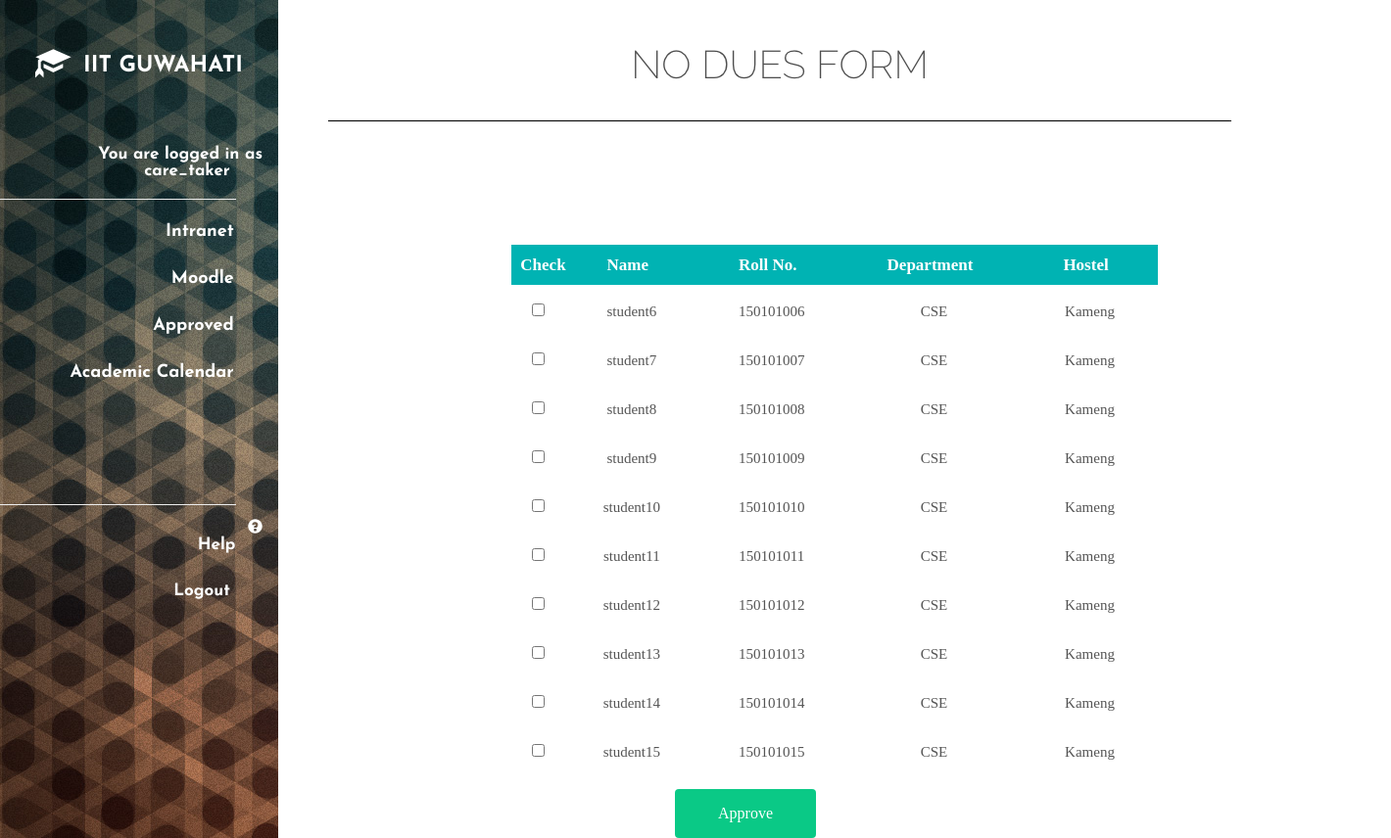
The app's page /login-form-shake-effect/login-form-shake-effect/care_taker.php (signed in) with its own data.
### tables this page shows
CREATE TABLE `student` (
  `serial` int(4) NOT NULL,
  `name` varchar(50) NOT NULL,
  `password` varchar(15) NOT NULL,
  `roll_num` int(9) NOT NULL,
  `department` varchar(4) NOT NULL,
  `hostel` varchar(10) NOT NULL,
  `warden` tinyint(1) NOT NULL DEFAULT '0',
  `care_taker` tinyint(1) NOT NULL DEFAULT '0',
  `gymkhana` tinyint(1) NOT NULL DEFAULT '0',
  `asst_register` tinyint(1) NOT NULL DEFAULT '0',
  `submit_thesis` tinyint(1) NOT NULL DEFAULT '0',
  `library` tinyint(1) NOT NULL DEFAULT '0',
  `cc_online_no_dues` tinyint(1) NOT NULL DEFAULT '0',
  `cc_in_charge` tinyint(1) NOT NULL DEFAULT '0',
  `faculty` tinyint(4) NOT NULL DEFAULT '0',
  `hod` tinyint(1) NOT NULL DEFAULT '0',
  `account` tinyint(1) NOT NULL DEFAULT '0',
  `Amit Awekar` tinyint(4) NOT NULL DEFAULT '0',
  `Arjit Sur` tinyint(4) NOT NULL DEFAULT '0',
  `Arnab Sarkar` tinyint(4) NOT NULL DEFAULT '0',
  `Aryabartta Sahu` tinyint(4) NOT NULL DEFAULT '0',
  `Ashish Anand` tinyint(4) NOT NULL DEFAULT '0',
  `Benny George K` tinyint(4) NOT NULL DEFAULT '0',
  `Chandan Karfa` tinyint(4) NOT NULL DEFAULT '0',
  `Deepanjan Kesh` tinyint(4) NOT NULL DEFAULT '0',
  `Diganta Goswami` tinyint(4) NOT NULL DEFAULT '0',
  `G Sajith` tinyint(4) NOT NULL DEFAULT '0',
  `Gautam Barua` tinyint(4) NOT NULL DEFAULT '0',
  `Hemangee K Kapoor` tinyint(4) NOT NULL DEFAULT '0',
  `Jatindra Kumar Deka` tinyint(4) NOT NULL DEFAULT '0',
  `John Jose` tinyint(4) NOT NULL DEFAULT '0',
  `Pinaki Mitra` tinyint(4) NOT NULL DEFAULT '0',
  `Pradip Kr Das` tinyint(4) NOT NULL DEFAULT '0',
  `Purandar Bhaduri` tinyint(4) NOT NULL DEFAULT '0',
  `R Inkulu` tinyint(4) NOT NULL DEFAULT '0',
  `Rashmi Duta Baruah` tinyint(4) NOT NULL DEFAULT '0',
  `S V Rao` tinyint(4) NOT NULL DEFAULT '0',
  `Samit Bhattacharya` tinyint(4) NOT NULL DEFAULT '0',
  `Sanasam Ranbir Singh` tinyint(4) NOT NULL DEFAULT '0',
  `Santosh Biswas` tinyint(4) NOT NULL DEFAULT '0',
  `Shivashankar B Nair` tinyint(4) NOT NULL DEFAULT '0',
  `Sukumar Nandi` tinyint(4) NOT NULL DEFAULT '0',
  `Sushanta Karmakar` tinyint(4) NOT NULL DEFAULT '0',
  `T Venkatesh` tinyint(4) NOT NULL DEFAULT '0',
  `V Vijaya Saradhi` tinyint(4) NOT NULL DEFAULT '0'
);

### login-form-shake-effect/login-form-shake-effect/care_taker.php (the view, shortened to what this page needs)
<!DOCTYPE html>
<html xmlns="http://www.w3.org/1999/html">
<head>
  <link rel="stylesheet" href="https://maxcdn.bootstrapcdn.com/bootstrap/3.3.7/css/bootstrap.min.css">
<link rel='stylesheet prefetch' href='http://maxcdn.bootstrapcdn.com/font-awesome/4.2.0/css/font-awesome.min.css'>
<link rel="stylesheet" href="css/style.css">
<link rel="stylesheet" href="css/warden.css">
</head>
<body>
<div style="width: 100%;">
<div class="sidebar" style="float:left;">
  <ul style="/*background-color: black;*/background-image:url(css/login.png); height: 100%;" ><br><br><br>
<li><a href="javascript:void(0)" style="text-align: center; font-size: 23px; vertical-align: middle;" class="active"><b><p style="display: inline-block;" class="glyphicon glyphicon-education"></p>&nbsp;&nbsp;IIT GUWAHATI</b></a>
  <br>
  <br><br><li>><span style="font-size: 17px; padding-bottom: 0px;" class="active">You are logged in as <?php echo $_SESSION["type"] ?> &nbsp;&nbsp;&nbsp;&nbsp;&nbsp;</span></li>
  <hr style="width: 85%; float: left; "><br><br><br>
  <li><a href="javascript:void(0)" style="font-size: 18px;">Intranet&nbsp;&nbsp;&nbsp;&nbsp;&nbsp;</a></li>
  <li><a href="javascript:void(0)" style="font-size: 18px;">Moodle&nbsp;&nbsp;&nbsp;&nbsp;&nbsp;</a></li>
  <li><a href="javascript:void(0)" style="font-size: 18px;">Approved&nbsp;&nbsp;&nbsp;&nbsp;&nbsp;</a>
  <li><a href="javascript:void(0)" style="font-size: 18px;">Academic Calendar&nbsp;&nbsp;&nbsp;&nbsp;&nbsp;</a></li><br><br><br><br><br><br><br><br><br>
  <hr style="width: 85%; float: left; padding: 0;"><br><br>
  <li><a href="javascript:void(0)" style="font-size: 17px; "><p style="display: inline-block;" class="glyphicon glyphicon-question-sign"></p>&nbsp;&nbsp;Help&nbsp;&nbsp;&nbsp;&nbsp;&nbsp;</a></li>
  <li><a href="li.php" style="font-size: 17px;">Logout &nbsp;&nbsp;&nbsp;&nbsp;&nbsp;</a></li>
</ul>
</div>
</div>
<div style="width: 80%; border-top: 0; float:right;">
<div class="fixed_scroll" id="hide_as_scroll" style=" height:100%;"  >
<img src="wardentitle.png" alt="Title" style="max-width: 100%; max-height:100%;
position: fixed; max-width: 100%; max-height: 100%; height: auto; width: auto;"></div>
<div style="margin-top: 22%; display: inherit;" id="warden_table_all">
<table id="keywords" cellspacing="0" cellpadding="0" style="display: table; empty-cells: hide;">
    <thead style="font-size: 17px;">
      <tr>
        <th style="padding-right: 0px; padding-left: 9px; text-align: center;">Check</th>
        <th><span>Name</span></th>
        <th><span>Roll No.</span></th>
        <th><span>Department</span></th>
        <th><span>Hostel</span></th>
      </tr>
    </thead>
  <form action="<?php echo htmlspecialchars($_SERVER['PHP_SELF']);?>" method="post">
    <tbody>
 <?php
 if (!isset($_SESSION["name"]) || ($_SESSION["type"] != "care_taker"))
 {
   $_SESSION["error"] = "Please Login To continue:";
    echo "<script>window.location = 'li.php';</script>";
 }
 else
 {
   $main_type = $_SESSION["type"];
   $server = "localhost";
   $username = "root";
   $password = "";
   $Database = "no_dues";
   $conn = new mysqli($server, $username, $password, $Database);
   $q1 = "SELECT * FROM `student`";
   $res = $conn->query($q1);
   foreach ($res as $row)
   {
    if($row[$main_type] == 0 && $row['hostel'] == $_SESSION['hostel'])
       echo '<tr class="hello"><td><input type="checkbox" name='.$row['roll_num'].'></td><td>'.$row['name'].'</td><td>'.$row['roll_num'].'</td><td>'.$row['department'].'</td><td>'.$row['hostel'].'</td></tr>';
   }
 }
 ?>
    </tbody>
  </table>
    <div class="container">
        <div class="row">
            <div class="col-md-4"></div>
            <div class="col-md-4">
  <input type='submit' class="log-btn" value='Approve' style="width: 40%; ">
    </div></div></div>
</div>
</div>
</body>
</html>

### login-form-shake-effect/login-form-shake-effect/css/style.css (style rules this page uses)
* { box-sizing: border-box; -moz-box-sizing: border-box; -webkit-box-sizing: border-box; font-family: arial; }
.log-btn { background: #0AC986; dispaly: inline-block; width: 100%; font-size: 16px; height: 50px; color: #fff; text-decoration: none; border: none; -moz-border-radius: 4px; -webkit-border-radius: 4px; border-radius: 4px; }

### login-form-shake-effect/login-form-shake-effect/css/warden.css (style rules this page uses)
html, body, div, span, applet, object, iframe, h1, h2, h3, h4, h5, h6, p, blockquote, pre, a, abbr, acronym, address, big, cite, code, del, dfn, em, img, ins, kbd, q, s, samp, small, strike, strong, sub, sup, tt, var, b, u, i, center, dl, dt, dd, ol, ul, li, fieldset, form, label, legend, table, caption, tbody, tfoot, thead, tr, th, td, article, aside, canvas, details, embed, figure, figcaption, footer, header, hgroup, menu, nav, output, ruby, section, summary, time, mark, audio, video { margin: 0; padding: 0; border: 0; font-size: 100%; font: inherit; vertical-align: baseline; outline: none; -webkit-font-smoothing: antialiased; -webkit-text-size-adjust: 100%; -ms-text-size-adjust: 100%; -webkit-box-sizing: border-box; -moz-box-sizing: border-box; box-sizing: border-box; }
html { overflow-y: scroll; }
body { */ font-family: 'Helvetica Neue', Helvetica, Arial, sans-serif; font-size: 62.5%; line-height: 1; color: #585858; padding: 22px 10px; padding-bottom: 55px; }
ol, ul { list-style: none; }
input, textarea { -webkit-font-smoothing: antialiased; -webkit-text-size-adjust: 100%; -ms-text-size-adjust: 100%; -webkit-box-sizing: border-box; -moz-box-sizing: border-box; box-sizing: border-box; outline: none; }
strong, b { font-weight: bold; }
table { border-collapse: collapse; border-spacing: 0; }
img { border: 0; max-width: 100%; }
#keywords { margin: 0 auto; font-size: 1.2em; margin-bottom: 15px; }
#keywords thead { cursor: pointer; background: #c9dff0; }
#keywords thead tr th { font-weight: bold; padding: 12px 30px; padding-left: 42px; }
#keywords thead tr th span { padding-right: 20px; background-repeat: no-repeat; background-position: 100% 100%; }
#keywords tbody tr { color: #555; }
#keywords tbody tr td { text-align: center; padding: 15px 10px; }
th, td { text-align: left; padding: 8px; }
th { background-color: #00b3b3; color: white; }

### login-form-shake-effect/login-form-shake-effect/care_taker.php (style rules this page uses)
.sidebar ul { list-style-type: none; margin: 0; padding: 0; width: 20%; position: fixed; overflow: auto; border:0; }
.sidebar li a { display: block; color: #ffffff; text-align: right; padding: 15px 16px; text-decoration: none; font-family: 'Josefin Sans', sans-serif; font-weight: 900; }
.sidebar li span { display: block; color: #ffffff; text-align: right; padding: 15px 16px; text-decoration: none; font-family: 'Josefin Sans', sans-serif; font-weight: 900; }
.sidebar li a.active { background-color:none; color: white; }
.sidebar li span.active { background-color:none; color: white; }
html,body { margin:0; padding:0; width: 100%; }
.hello { font-size: 15px; }
.glyphicon-question-sign { font-size: 15px; }
.glyphicon-education { font-size: 34px; vertical-align: bottom; }

### records on screen
student: name "student6", roll_num "150101006", department "CSE", hostel "Kameng"
student: name "student7", roll_num "150101007", department "CSE", hostel "Kameng"
student: name "student8", roll_num "150101008", department "CSE", hostel "Kameng"
student: name "student9", roll_num "150101009", department "CSE", hostel "Kameng"
student: name "student10", roll_num "150101010", department "CSE", hostel "Kameng"
student: name "student11", roll_num "150101011", department "CSE", hostel "Kameng"
student: name "student12", roll_num "150101012", department "CSE", hostel "Kameng"
student: name "student13", roll_num "150101013", department "CSE", hostel "Kameng"
student: name "student14", roll_num "150101014", department "CSE", hostel "Kameng"
student: name "student15", roll_num "150101015", department "CSE", hostel "Kameng"

### other values on screen
$_SESSION["type"] "care_taker"
